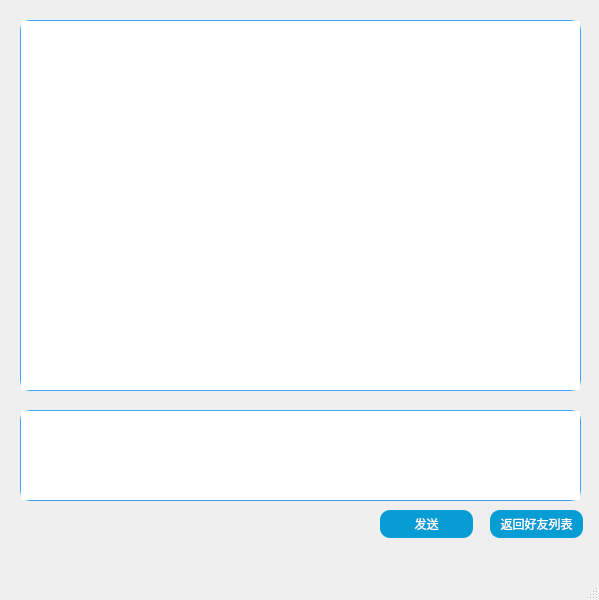
<?xml version="1.0" encoding="UTF-8"?>
<ui version="4.0">
 <class>chat_main</class>
 <widget class="QMainWindow" name="chat_main">
  <property name="geometry">
   <rect>
    <x>0</x>
    <y>0</y>
    <width>599</width>
    <height>600</height>
   </rect>
  </property>
  <property name="windowTitle">
   <string>MainWindow</string>
  </property>
  <widget class="QWidget" name="centralwidget">
   <widget class="QTextBrowser" name="textBrowser">
    <property name="geometry">
     <rect>
      <x>20</x>
      <y>20</y>
      <width>561</width>
      <height>371</height>
     </rect>
    </property>
    <property name="styleSheet">
     <string notr="true">border: 1px solid rgb(60,163,247);
border-radius:10px;</string>
    </property>
   </widget>
   <widget class="QTextEdit" name="textEdit_2">
    <property name="geometry">
     <rect>
      <x>20</x>
      <y>410</y>
      <width>561</width>
      <height>91</height>
     </rect>
    </property>
    <property name="styleSheet">
     <string notr="true">border: 1px solid rgb(60,163,247);
border-radius:10px;</string>
    </property>
   </widget>
   <widget class="QPushButton" name="pushButton">
    <property name="geometry">
     <rect>
      <x>490</x>
      <y>510</y>
      <width>93</width>
      <height>28</height>
     </rect>
    </property>
    <property name="styleSheet">
     <string notr="true">QPushButton{ 
     background-color: rgb(6,157,213); 
     border: none;
     border-radius:10px;
     color:white;
}
QPushButton:hover{ 
     background-color: rgb(75,202,255);
}</string>
    </property>
    <property name="text">
     <string>返回好友列表</string>
    </property>
   </widget>
   <widget class="QPushButton" name="pushButton_2">
    <property name="geometry">
     <rect>
      <x>380</x>
      <y>510</y>
      <width>93</width>
      <height>28</height>
     </rect>
    </property>
    <property name="styleSheet">
     <string notr="true">QPushButton{ 
     background-color: rgb(6,157,213); 
     border: none;
     border-radius:10px;
     color:white;
}
QPushButton:hover{ 
     background-color: rgb(75,202,255);
}</string>
    </property>
    <property name="text">
     <string>发送</string>
    </property>
   </widget>
  </widget>
  <widget class="QMenuBar" name="menubar">
   <property name="geometry">
    <rect>
     <x>0</x>
     <y>0</y>
     <width>599</width>
     <height>22</height>
    </rect>
   </property>
  </widget>
  <widget class="QStatusBar" name="statusbar"/>
 </widget>
 <resources/>
 <connections/>
</ui>
